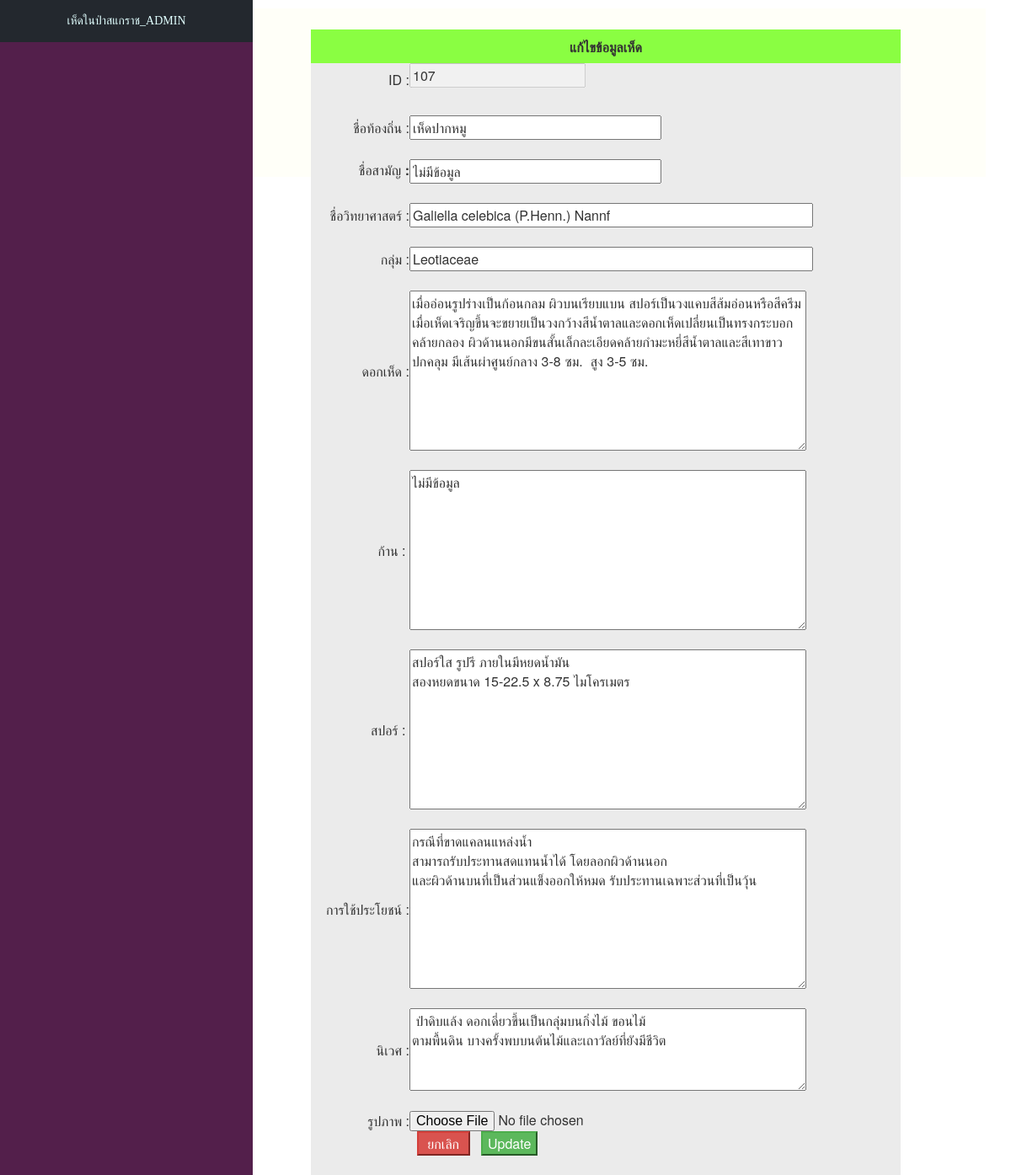
Screenshot of /updatehedform.php?m_id=107 with the database file from the repository.
### tables this page shows
CREATE TABLE `mushroom` (
  `m_id` int(10) NOT NULL,
  `m_cname` varchar(50) NOT NULL,
  `m_name` varchar(50) NOT NULL,
  `m_sname` varchar(50) NOT NULL,
  `m_family` varchar(50) NOT NULL,
  `m_mush` text NOT NULL,
  `m_stalk` text NOT NULL,
  `m_spore` text NOT NULL,
  `m_benefit` text NOT NULL,
  `m_env` text NOT NULL,
  `m_pic` varchar(255) NOT NULL
);

### updatehedform.php (the view, shortened to what this page needs)
<!DOCTYPE html>
<html>
<head>
  <link rel="stylesheet" href="node_modules/bootstrap/dist/css/bootstrap.min.css">
  <link rel="stylesheet" type="text/css" href="style2.css">
</head>
<body>
  <?php
  include('connect.php');
  include('headadmin.php');
  $mID = mysqli_real_escape_string($conn, $_GET['m_id']);
  $sql = "SELECT * FROM mushroom WHERE m_id='$mID' ";
  $result = mysqli_query($conn, $sql) or die("Error in query: $sql " . mysqli_error());
  $row = mysqli_fetch_array($result);
  extract($row);
  ?>
  <div class="container fonts" style="margin-top:10px;">
    <div class="content_right" style="background-color:#fffff8; height:200px;">
      <div class="text-center" style="padding-left:10px; margin-top:20px;">
        <form action="hedupdate_db.php" method="post" enctype="multipart/form-data" name="updatehed" id="updatehed">
          <table width="700" border="0" align="center" cellpadding="0" cellspacing="0">
            <tr>
              <td height="40" colspan="2" align="center" bgcolor="#8AFE42"><b>แก้ไขข้อมูลเห็ด</b></td>
            </tr>
            <tr>
              <td align="right" bgcolor="#EBEBEB">ID : </td>
              <td bgcolor="#EBEBEB">
                <p><input type="text" name="m_id" value="<?php echo $mID; ?>" disabled='disabled' />
              </td>
            </tr>
            <tr>
              <td align="right" bgcolor="#EBEBEB">&nbsp;</td>
              <td bgcolor="#EBEBEB">&nbsp;</td>
            </tr>
            <tr>
              <td width="117" align="right" bgcolor="#EBEBEB">ชื่อท้องถิ่น
                :</td>
              <td width="583" bgcolor="#EBEBEB"><input name="m_cname" type="text" id="m_cname" value="<?php echo $row['m_cname']; ?>" size="30" placeholder="" required="required" /></td>
            </tr>
            <tr>
              <td align="right" bgcolor="#EBEBEB">&nbsp;</td>
              <td bgcolor="#EBEBEB">&nbsp;</td>
            </tr>
            <tr>
              <td align="right" bgcolor="#EBEBEB">ชื่อสามัญ
                <label> :</label></td>
              <td bgcolor="#EBEBEB"><input name="m_name" type="text" id="m_name" value="<?php echo $row['m_name']; ?>" size="30" required="required" /></td>
            </tr>
            <tr>
              <td align="right" bgcolor="#EBEBEB">&nbsp;</td>
              <td bgcolor="#EBEBEB">&nbsp;</td>
            </tr>
            <tr>
              <td align="right" bgcolor="#EBEBEB">ชื่อวิทยาศาสตร์ :</td>
              <td bgcolor="#EBEBEB"><input type="text" name="m_sname" id="m_sname" value="<?php echo $row['m_sname']; ?>" size="50" required="required" /></td>
            </tr>
            <tr>
              <td align="right" bgcolor="#EBEBEB">&nbsp;</td>
              <td bgcolor="#EBEBEB">&nbsp;</td>
            </tr>
            <tr>
              <td align="right" bgcolor="#EBEBEB">กลุ่ม :</td>
              <td bgcolor="#EBEBEB"><input type="text" name="m_family" id="m_family" value="<?php echo $row['m_family']; ?>" size="50" required="required" /></td>
            </tr>
            <tr>
              <td align="right" bgcolor="#EBEBEB">&nbsp;</td>
              <td bgcolor="#EBEBEB">&nbsp;</td>
            </tr>
            <tr>
              <td align="right" bgcolor="#EBEBEB">ดอกเห็ด : </td>
              <td bgcolor="#EBEBEB"><textarea type="text" id="m_mush" name="m_mush" cols="50" rows="8"><?php echo $row['m_mush']; ?></textarea></td>
            </tr>
            <tr>
              <td align="right" bgcolor="#EBEBEB">&nbsp;</td>
              <td bgcolor="#EBEBEB">&nbsp;</td>
            </tr>
            <tr>
              <td align="right" bgcolor="#EBEBEB">ก้าน :
                <label> </label></td>
              <td bgcolor="#EBEBEB"><textarea type="text" id="m_stalk" name="m_stalk" cols="50" rows="8"><?php echo $row['m_stalk']; ?></textarea></td>
            </tr>
            <tr>
              <td align="right" bgcolor="#EBEBEB">&nbsp;</td>
              <td bgcolor="#EBEBEB">&nbsp;</td>
            </tr>
            <tr>
              <td align="right" bgcolor="#EBEBEB">สปอร์ :
                <label> </label></td>
              <td bgcolor="#EBEBEB"><textarea type="text" id="m_spore" name="m_spore" cols="50" rows="8"><?php echo $row['m_spore']; ?></textarea></td>
            </tr>
            <tr>
              <td align="right" bgcolor="#EBEBEB">&nbsp;</td>
              <td bgcolor="#EBEBEB">&nbsp;</td>
            </tr>
            <tr>
              <td align="right" bgcolor="#EBEBEB">การใช้ประโยชน์ : </td>
              <td bgcolor="#EBEBEB"><textarea type="text" id="m_benefit" name="m_benefit" cols="50" rows="8"><?php echo $row['m_benefit']; ?></textarea></td>
            </tr>
            <tr>
              <td align="right" bgcolor="#EBEBEB">&nbsp;</td>
              <td bgcolor="#EBEBEB">&nbsp;</td>
            </tr>
            <tr>
              <td align="right" bgcolor="#EBEBEB">นิเวศ : </td>
              <td bgcolor="#EBEBEB"><textarea type="text" id="m_env" name="m_env" cols="50" rows="4"><?php echo $row['m_env']; ?></textarea></td>
            </tr>
            <tr>
              <td bgcolor="#EBEBEB">&nbsp;</td>
              <td bgcolor="#EBEBEB">&nbsp;</td>
            </tr>
            <tr>
              <td align="right" bgcolor="#EBEBEB">รูปภาพ :</td></br>
              <td bgcolor="#EBEBEB"><input type="file" id="m_pic" name="m_pic"></td>
            </tr>
            <tr>
              <td bgcolor="#EBEBEB">&nbsp;</td>
              <td bgcolor="#EBEBEB">&nbsp;
                <input type="button" class="btn-danger" value=" ยกเลิก " onclick="window.location='admin.php' " />
                <input type="submit" class="btn-success" name="Update" id="Update" value="Update" /></td>
            </tr>
            <tr>
              <td bgcolor="#EBEBEB">&nbsp;</td>
              <td bgcolor="#EBEBEB">&nbsp;</td>
            </tr>
          </table>
        </form>
      </div>
    </div>
  </div>
</body>
</html>

### style2.css (style rules this page uses)
.content_right { float: right; width: 80%; }

### style3.css (style rules this page uses)
body { margin: 0px; padding: 0px; }

### rows the page displays
mushroom: m_cname "เห็ดปากหมู", m_name "ไม่มีข้อมูล", m_sname "Galiella celebica (P.Henn.) Nannf", m_family "Leotiaceae", m_mush "เมื่ออ่อนรูปร่างเป็นก้อนกลม ผิวบนเรียบแบน สปอร์เป็นวงแคบสีส้มอ่อนหรือสีครีม เมื่อเห็ดเจริญขึ้นจะขยายเป็นวงกว้างสีน้ำตาลและดอกเห็ดเปลี่ยนเป็นทรงกระบอกคล้ายกลอง ผิวด้านนอกมีขนสั้นเล็กละเอียดคล้ายกำมะหยี่สีน้ำตาลและสีเทาขาวปกคลุม มีเส้นผ่าศูนย์กลาง 3-8 ซม. สูง 3-5 ซม.", m_stalk "ไม่มีข้อมูล", m_spore "สปอร์ใส รูปรี ภายในมีหยดน้ำมัน สองหยดขนาด 15-22.5 x 8.75 ไมโครเมตร", m_benefit "กรณีที่ขาดแคลนแหล่งน้ำ สามารถรับประทานสดแทนน้ำได้ โดยลอกผิวด้านนอก และผิวด้านบนที่เป็นส่วนแข็งออกให้หมด รับประทานเฉพาะส่วนที่เป็นวุ้น", m_env "ป่าดิบแล้ง ดอกเดี่ยวขึ้นเป็นกลุ่มบนกิ่งไม้ ขอนไม้ ตามพื้นดิน บางครั้งพบบนต้นไม้และเถาวัลย์ที่ยังมีชีวิต"
